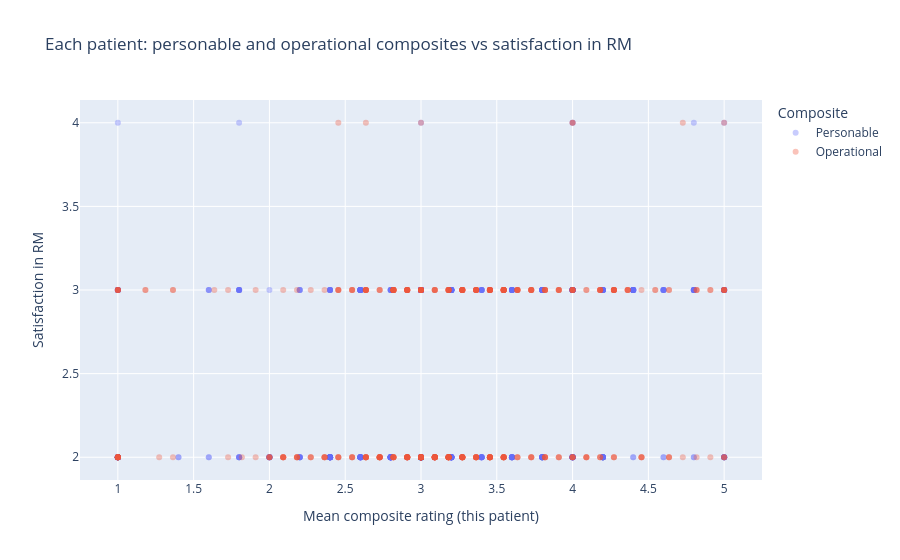

The notebook cell this image was saved under:
### Code cell
# Each dot = one patient: composite score vs satisfaction in RM
# (composite = mean of that group's items for that patient, same columns as the two-bar chart above)

import plotly.express as px

sat = "satisfaction in RM"
personable = [
    "Quality/experience dr.",
    "Admin procedures",
    "Specialists avaliable",
    "friendly health care workers",
    "Communication with dr",
]
operational = [c for c in df.columns if c not in personable and c != sat]

pat = df.copy()
pat["personable_avg"] = df[personable].mean(axis=1)
pat["operational_avg"] = df[operational].mean(axis=1)

pat_long = pd.concat(
    [
        pat.assign(composite_type="Personable", composite_avg=pat["personable_avg"]),
        pat.assign(composite_type="Operational", composite_avg=pat["operational_avg"]),
    ],
    ignore_index=True,
)

fig_both = px.scatter(
    pat_long,
    x="composite_avg",
    y=sat,
    color="composite_type",
    category_orders={"composite_type": ["Personable", "Operational"]},
    opacity=0.35,
    title="Each patient: personable and operational composites vs satisfaction in RM",
    labels={
        "composite_avg": "Mean composite rating (this patient)",
        sat: "Satisfaction in RM",
        "composite_type": "Composite",
    },
)
fig_both.show()

### Figure 1 — Plotly figure (JSON) as saved in the notebook; plotly's stock layout.template omitted (floating-point values rounded to 4 significant figures; data arrays with more than 128 entries replaced by an {"elided": "..."} marker saying what was removed)
{"data": [{"hovertemplate": "Composite=Personable<br>Mean composite rating (this patient)=%{x}<br>Satisfaction in RM=%{y}<extra></extra>", "legendgroup": "Personable", "marker": {"color": "#636efa", "opacity": 0.35, "symbol": "circle"}, "mode": "markers", "name": "Personable", "orientation": "v", "showlegend": true, "type": "scatter", "x": {"elided": "452 float values"}, "xaxis": "x", "y": {"elided": "452 float values"}, "yaxis": "y"}, {"hovertemplate": "Composite=Operational<br>Mean composite rating (this patient)=%{x}<br>Satisfaction in RM=%{y}<extra></extra>", "legendgroup": "Operational", "marker": {"color": "#EF553B", "opacity": 0.35, "symbol": "circle"}, "mode": "markers", "name": "Operational", "orientation": "v", "showlegend": true, "type": "scatter", "x": {"elided": "452 float values"}, "xaxis": "x", "y": {"elided": "452 float values"}, "yaxis": "y"}], "layout": {"legend": {"title": {"text": "Composite"}, "tracegroupgap": 0}, "title": {"text": "Each patient: personable and operational composites vs satisfaction in RM"}, "xaxis": {"anchor": "y", "domain": [0, 1], "title": {"text": "Mean composite rating (this patient)"}}, "yaxis": {"anchor": "x", "domain": [0, 1], "title": {"text": "Satisfaction in RM"}}}}
